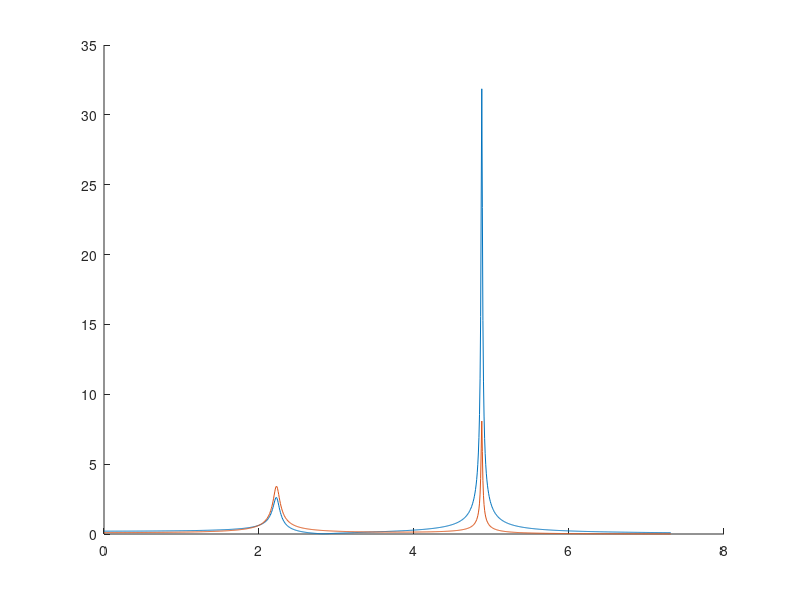

Recreate this plot in MATLAB. (Note: this script raises an error after producing the figure.)
clear
clc
close all

m1 = 1;
m2 = 1;
k = 8;
L = 1;
g = 9.81;
c = 0.1;

omegacart = sqrt(k/m2);

M = [(1/3) * m1 * L, 0; 0, m2];
K = [(L^2 / 4) * k + m1 * g * L / 2, (-L/2) * k; (-L/2) * k, k];
C = [0, 0; 0, c];
f = 1;

F = [f * L; 0];

[vectors, values] = eig(K,M);

natural_frequencies = [sqrt(values(1,1)); sqrt(values(2,2))];

norm_vector1 = vectors(:,1) / sqrt(transpose(vectors(:,1)) * M * vectors(:,1));
norm_vector2 = vectors(:,2) / sqrt(transpose(vectors(:,2)) * M * vectors(:,2));

Phi = [norm_vector1, norm_vector2];

force_frequencies = linspace(0,natural_frequencies(end)*1.5,1000);

for i = 1:length(force_frequencies)
    X(i,:) = (K + 1i * force_frequencies(i) * C - force_frequencies(i)^2 * M)^(-1) * F;
end

hold on
plot(force_frequencies,abs(X))
xline(omegacart)
